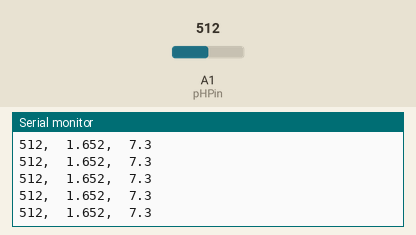
Bench run of a sketch on a simulated Arduino Uno, built with avr-gcc and run on an emulated ATmega328P. Shown: the last lines printed to the serial monitor. The test bench sets the inputs (shaded band); at power-on: A1 (pHPin) = 512.

Above: at 2.7 s.
2.8 s: A1 (pHPin) set to 11
At 3.21 s:
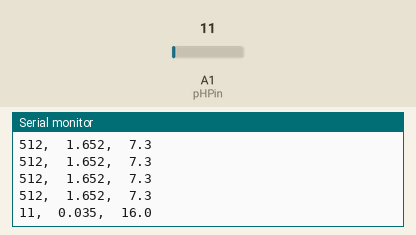
5.8 s: A1 (pHPin) set to 8
At 5.97 s:
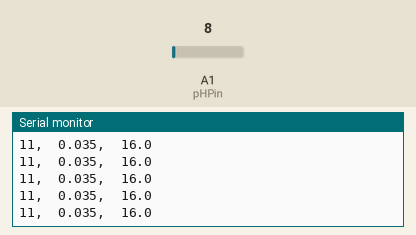
Timing chart, 0 to 8.8 s (numbered marks = the images above; inputs shaded):
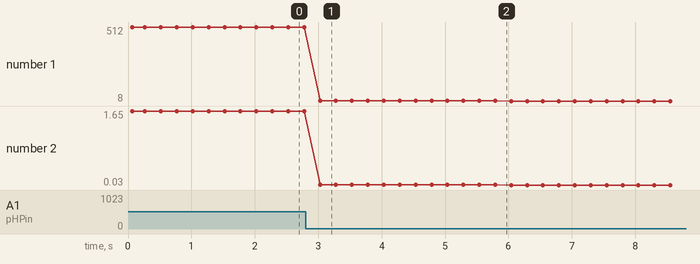

The sketch:

pHmeter.ino
```cpp
// pHmeter.ino: Report measured divs, volts, and pH to Serial Monitor
// Bail-Out program for Activity 7-2
// Author: D. Dubins
// Date: 17-Nov-25
// Libraries required: None
// Wiring:
// -------
// Uno - phAmplifier
// GND - GND
// +5V - V+
// A1 - Vout
//
// Note:
// Connect MCU AREF pin to 3.3V.

byte pHPin = A1;                  // Declaring the Analog input to be Pin A2 of Arduino board.
float probeSlope = -5.333333333;  // Ideal slope, dpH/dVolts, should be negative
float probeInt = 16.14933333;     // Ideal intercept (in pH units)

void setup() {
  Serial.begin(9600);         // Start the Serial Monitor
  analogReference(EXTERNAL);  // use AREF for reference voltage. Run the 3.3V out to the Aref pin on the Arduino.
  Serial.println("");         // Results in less first-line garbage when printing to Serial monitor
  Serial.println("pH to Serial"); // Print header
  Serial.println("------------");
  Serial.println("Divs (0-1023), Volts (V), pH");
  Serial.println("");
}

void loop() {
  int div = analogRead(pHPin);               // get divs
  float volts = div * 3.3 / 1023.0;          // get divs and convert to volts
  float pH = volts * probeSlope + probeInt;  // convert volts to pH
  Serial.print(div);                         // print to serial monitor
  Serial.print(",  ");
  Serial.print(volts, 3);  // print to serial monitor
  Serial.print(",  ");
  Serial.println(pH, 1);
  delay(250);
}
```

Measured:
- after the input at 2.8 s, the serial monitor: prints a new line after 0.23 s (image 1)
- plotted number 1: 512 → 11 after the input at 2.8 s, 11 → 8 after the input at 5.8 s
- plotted number 2: 1.65 → 0.04 after the input at 2.8 s, 0.04 → 0.03 after the input at 5.8 s
